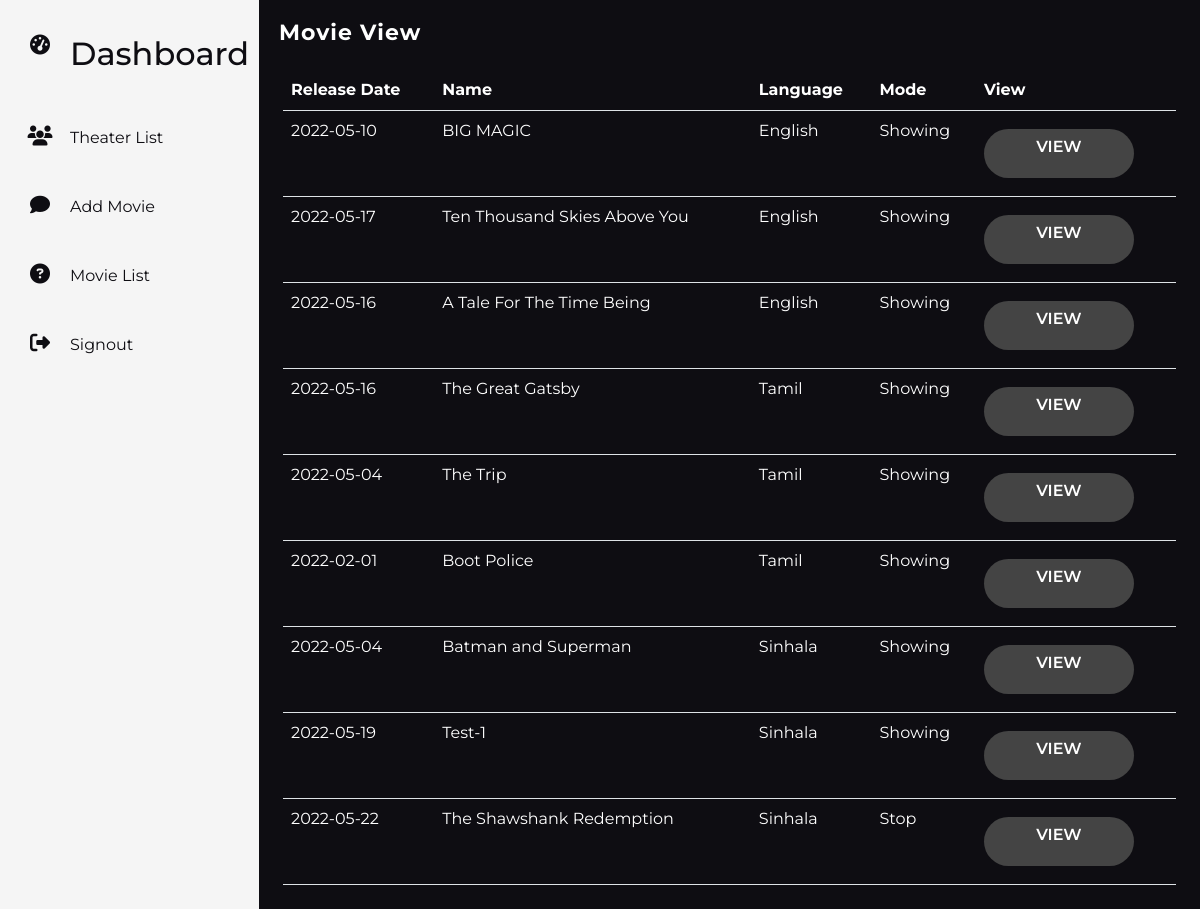
The app's page /views/dashboard/movieList.php (signed in) with its own data.
### tables this page shows
CREATE TABLE `movie` (
  `movie_id` int(11) NOT NULL,
  `name` varchar(50) NOT NULL,
  `release_date` date NOT NULL,
  `director_name` varchar(50) NOT NULL,
  `language` varchar(255) NOT NULL,
  `on_screening` tinyint(1) NOT NULL,
  `description` text NOT NULL,
  `url` varchar(255) NOT NULL,
  `votes` int(5) NOT NULL DEFAULT 1982,
  `imbm` int(2) NOT NULL DEFAULT 5,
  `duration` int(11) DEFAULT 120
);

### controllers/movieController.php (called while the page is built, shortened)
<?php
require_once('connection.php');
$sql = "SELECT * FROM movie";
$movie = mysqli_query($connection,$sql);
if($movie) {
    $movieList = mysqli_fetch_all($movie,MYSQLI_ASSOC);
}
else {
    echo "Database Query Failed";
}
?>

### views/dashboard/movieList.php (the view, shortened to what this page needs)
<?php
    require_once('../../controllers/movieController.php');
    ?>
<!DOCTYPE html>
<html lang="en">
<head>
    <link rel="stylesheet" href="https://cdnjs.cloudflare.com/ajax/libs/font-awesome/4.7.0/css/font-awesome.min.css">
    <link href="https://cdn.jsdelivr.net/npm/bootstrap@5.2.0-beta1/dist/css/bootstrap.min.css" rel="stylesheet"
>
    <link rel="stylesheet" href="../css/style.css">
    <link rel="stylesheet" type="text/css" href="../../css/dashboard.css" />
</head>
<body>
    <div class="dashcontainer">
        <?php include '../inc/sidebar.php' ?>
        <div class="main">
            <h1>Movie View </h1>
            <div class="include m-4">
                <table class="table text-white ">
                    <thead>
                        <tr>
                            <th scope="col">Release Date</th>
                            <th scope="col">Name</th>
                            <th scope="col">Language</th>
                            <th scope="col">Mode</th>
                            <th scope="col">View</th>
                        </tr>
                    </thead>
                    <tbody>
                        <?php foreach($movieList as $key=>$value):  ?>
                        <tr>
                            <td> <?php echo $value['release_date']; ?>
                            </td>
                            <td> <?php echo $value['name']; ?>
                            </td>
                            <td> <?php echo $value['language']; ?>
                            </td>
                            <td>
                                <?php if($value['on_screening'] == 1):  ?>
                                Showing
                                <?php endif; ?>
                                <?php if($value['on_screening'] == 2):  ?>
                                Stop
                                <?php endif; ?>
                            </td>
                            <td>
                                <a href="movieView.php?movie_id=<?php echo $value['movie_id']; ?>"
                                    class="btn btn-labeled btn-success">
                                    <span class="btn-label"></span>View
                                </a>
                            </td>
                        </tr>
                        <?php endforeach; ?>
                    </tbody>
                </table>
            </div>
        </div>
    </div>
</body>
</html>

### css/style.css (style rules this page uses)
* { margin: 0; padding: 0; box-sizing: border-box; }
.btn { width: 150px; background-color: #444; border: none; outline: none; height: 49px; border-radius: 49px; color: #fff; text-transform: uppercase; font-weight: 600; margin: 10px 0; cursor: pointer; transition: 0.5s; }

### css/dashboard.css (style rules this page uses)
* { margin: 0; padding: 0; box-sizing: border-box; font-family: 'Montserrat', sans-serif; }
body { overflow-x: hidden; }
.dashcontainer { width: 100%; display: flex; flex-direction: row; justify-content: flex-start; background: #f5f5f5; transition: 0.5s; overflow: hidden; }
.main { width: 1219px; min-height: 100vh; transition: 0.5s; background: #0e0d12; }
.main h1 { margin-top: 20px; margin-left: 20px; font-size: 22px; letter-spacing: 1px; font-weight: 700; color: #fff; }

### records on screen
movie: release_date "2022-05-10", name "BIG MAGIC", language "English", on_screening "Showing"
movie: release_date "2022-05-17", name "Ten Thousand Skies Above You", language "English", on_screening "Showing"
movie: release_date "2022-05-16", name "A Tale For The Time Being", language "English", on_screening "Showing"
movie: release_date "2022-05-16", name "The Great Gatsby", language "Tamil", on_screening "Showing"
movie: release_date "2022-05-04", name "The Trip", language "Tamil", on_screening "Showing"
movie: release_date "2022-02-01", name "Boot Police", language "Tamil", on_screening "Showing"
movie: release_date "2022-05-04", name "Batman and Superman", language "Sinhala", on_screening "Showing"
movie: release_date "2022-05-19", name "Test-1", language "Sinhala", on_screening "Showing"
movie: release_date "2022-05-22", name "The Shawshank Redemption", language "Sinhala", on_screening "Stop"
